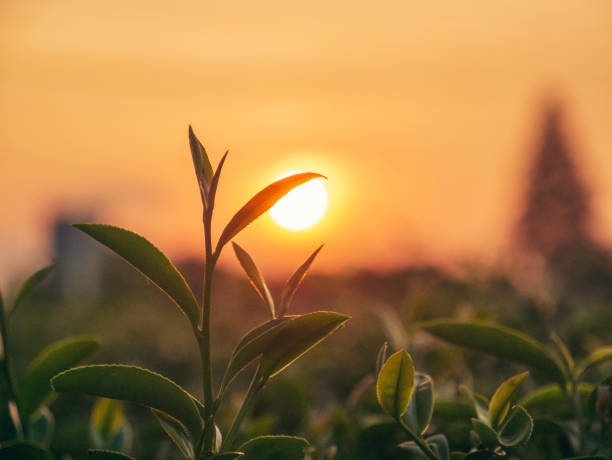
#> input picture Experiment 4/Original Image.jpg, 612 x 460 px, found by its file name
$ python 'Exp 4.py'
#> lines starting #> are read from the running program, lines starting #| are printed output that depends on the picture
import cv2
import numpy as np
import matplotlib.pyplot as plt

def high_pass_filter(img_fft, threshold=30):
    rows, cols = img_fft.shape
    crow, ccol = rows // 2, cols // 2

    # Create a mask with a high-pass region
    mask = np.ones((rows, cols), np.uint8)
    mask[crow - threshold:crow + threshold, ccol - threshold:ccol + threshold] = 0

    # Apply the mask to the FFT image
    filtered_fft = img_fft * mask
    return filtered_fft


def low_pass_filter(img_fft, threshold=30):
    rows, cols = img_fft.shape
    crow, ccol = rows // 2, cols // 2

    # Create a mask with a low-pass region
    mask = np.zeros((rows, cols), np.uint8)
    mask[crow - threshold:crow + threshold, ccol - threshold:ccol + threshold] = 1

    # Apply the mask to the FFT image
    filtered_fft = img_fft * mask
    return filtered_fft


def apply_fourier_filter(image_path, output_high_pass, output_low_pass):
    # Read the image in grayscale
#> called with output_high_pass = 'high_pass_filtered.jpg', output_low_pass = 'low_pass_filtered.jpg'
    img = cv2.imread(image_path, cv2.IMREAD_GRAYSCALE)
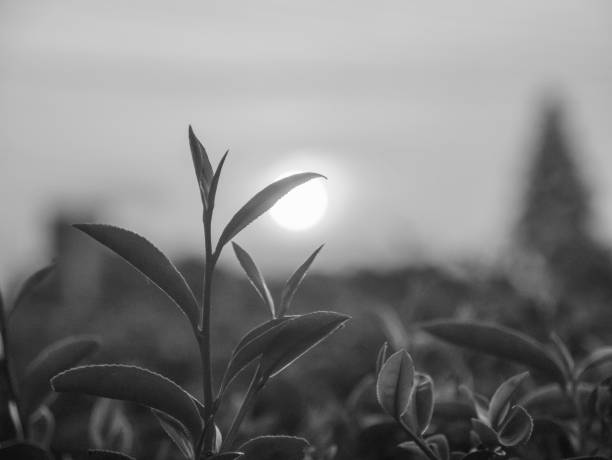
#> img: shape (460, 612); min 11, max 255, mean 128.5
    if img is None:
        print("Error: Image not found.")
        return

    # Perform FFT and shift the zero frequency component to the center
    dft = np.fft.fft2(img)
    dft_shift = np.fft.fftshift(dft)

    # Apply High Pass Filter
    high_pass_fft = high_pass_filter(dft_shift)
    high_pass_img = np.abs(np.fft.ifft2(np.fft.ifftshift(high_pass_fft)))
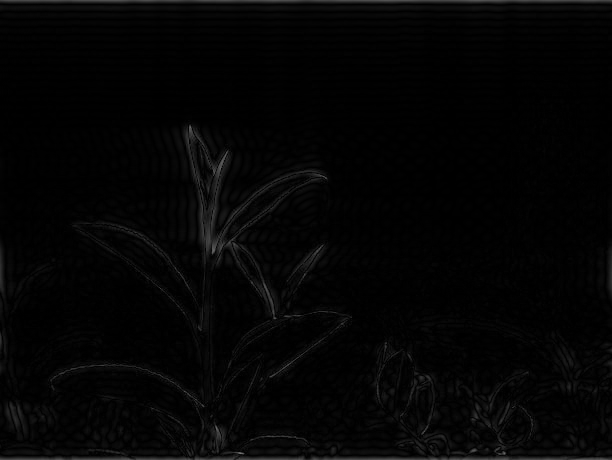
#> high_pass_img: shape (460, 612) float64; min 0.00477, max 117.4, mean 4.9

    # Apply Low Pass Filter
    low_pass_fft = low_pass_filter(dft_shift)
    low_pass_img = np.abs(np.fft.ifft2(np.fft.ifftshift(low_pass_fft)))
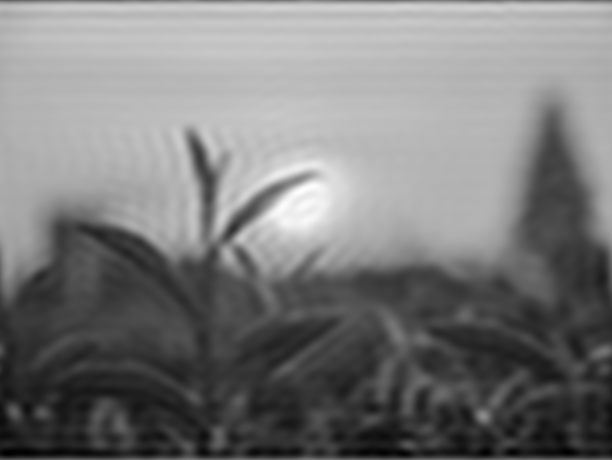
#> low_pass_img: shape (460, 612) float64; min 0.363, max 266.8, mean 128.6; drawn with min black and max white

    # Normalize and save the filtered images
    high_pass_img = cv2.normalize(high_pass_img, None, 0, 255, cv2.NORM_MINMAX).astype(np.uint8)
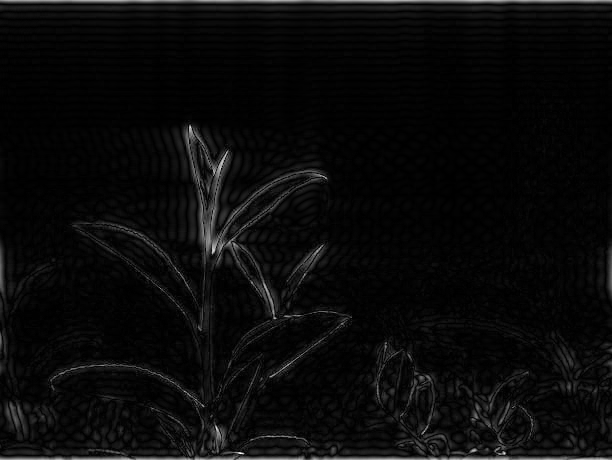
#> high_pass_img: shape (460, 612); min 0, max 255, mean 10.2
    low_pass_img = cv2.normalize(low_pass_img, None, 0, 255, cv2.NORM_MINMAX).astype(np.uint8)

    cv2.imwrite(output_high_pass, high_pass_img)
    cv2.imwrite(output_low_pass, low_pass_img)

    # Show the results for visualization
    plt.figure(figsize=(10, 5))

    plt.subplot(1, 3, 1)
    plt.title("Original Image")
    plt.imshow(img, cmap='gray')
    plt.axis('off')

    plt.subplot(1, 3, 2)
    plt.title("High Pass Filtered")
    plt.imshow(high_pass_img, cmap='gray')
    plt.axis('off')

    plt.subplot(1, 3, 3)
    plt.title("Low Pass Filtered")
    plt.imshow(low_pass_img, cmap='gray')
    plt.axis('off')

    plt.show()


if __name__ == "__main__":
    image_path = "C:\\Users\DELL\\OneDrive\Desktop\\Computer Vision Lab Work\\Experiment 4\\Original Image.jpg"
    output_high_pass = "high_pass_filtered.jpg"
    output_low_pass = "low_pass_filtered.jpg"

    apply_fourier_filter(image_path, output_high_pass, output_low_pass)
